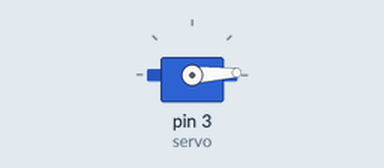
Bench run of a sketch on a simulated Arduino Uno, built with avr-gcc and run on an emulated ATmega328P. On the bench: servo.

Above: at 0.05 s.
At 0.9 s:
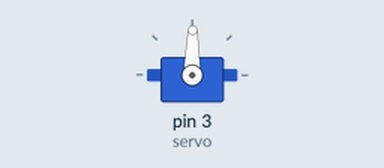
At 1.75 s:
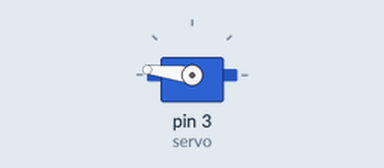
At 3.45 s:
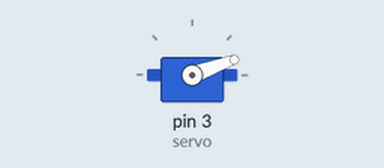
Timing chart, 0 to 8.4 s (numbered marks = the images above):
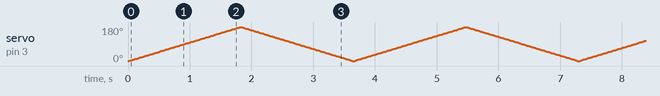

The sketch:

servomotor.ino
```cpp
#include <Servo.h>
Servo servo;
int angle = 0;

void setup() {
  // put your setup code here, to run once:
servo.attach(3);
  servo.write(angle);
}

void loop() {
  // put your main code here, to run repeatedly:
for(angle = 0; angle <=180; angle++)
  {
    servo.write(angle);
    delay(10);
  }
  // now scan back from 180 to 0 degrees
  for(angle = 180; angle >=0; angle--)
  {
    servo.write(angle);
    delay(10);
  }

}
```
